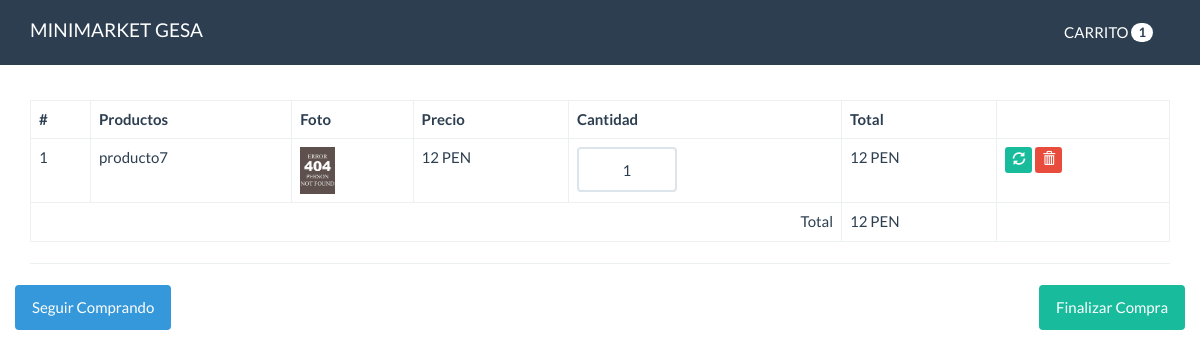
The app's page /carrito.php?ID=17, older data.
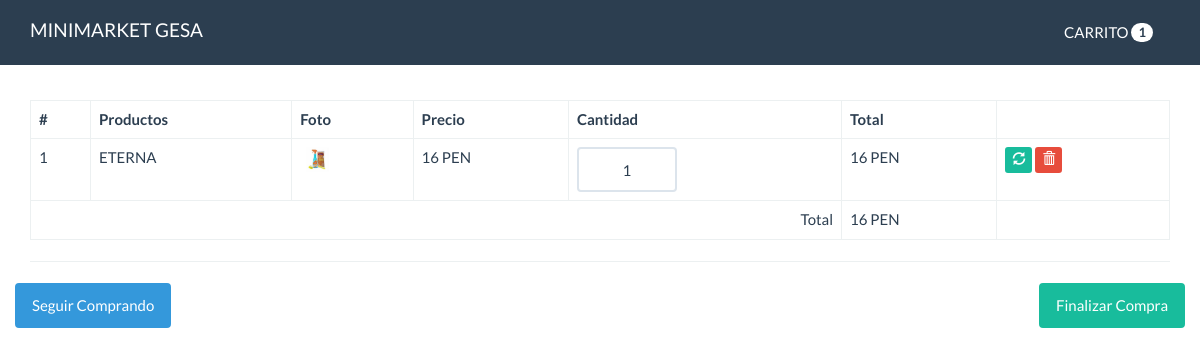
The same page, newer data.
### tables this page shows
CREATE TABLE `productos` (
  `ID` int(11) NOT NULL,
  `titulo` varchar(80) NOT NULL,
  `descripcion` varchar(300) NOT NULL,
  `foto` varchar(100) NOT NULL,
  `precio` decimal(10,0) NOT NULL,
  `categoria_ID` int(10) NOT NULL,
  `fecha` date NOT NULL,
  `estado` int(11) NOT NULL DEFAULT 1
);

### src/Productos.php (called while the page is built, shortened)
<?php
class Productos
{
    private $cn = null;
    public function __construct()
    {
        $this->config = parse_ini_file(__DIR__ . '/../config.ini');
        $this->cn = new \PDO($this->config['dns'], $this->config['usuario'], $this->config['clave'], array(
            \PDO::MYSQL_ATTR_INIT_COMMAND => 'SET NAMES utf8'
        ));
    }
    public function mostrarPorID($ID)
    {
        $sql = "SELECT * FROM `productos` WHERE `ID`=:ID ";
        $resultado = $this->cn->prepare($sql);
        $_array = array(
            ":ID" => $ID
        );
        if ($resultado->execute($_array))
            return $resultado->fetch();
        return false;
    }
}

### funciones.php (called while the page is built, shortened)
<?php
function calcularTotal(){
    $total = 0;
    if(isset($_SESSION['carrito'])){
        foreach($_SESSION['carrito'] as $indice => $value){
            $total += $value['precio'] * $value['cantidad'];
        }
    }
    return $total;
}

### carrito.php (the view, shortened to what the changed rows need)
<?php
require 'funciones.php';
if (isset($_GET['ID']) && is_numeric($_GET['ID'])) {
    $ID = $_GET['ID'];
    $productos = new Minimarket\Productos;
    $resultado = $productos->mostrarPorID($ID);
}
?>
<!DOCTYPE html>
<html lang="en">
<head>
    <link rel="stylesheet" href="assets/css/bootstrap.min.css">
    <link rel="stylesheet" href="assets/css/estilos.css">
</head>
<body>
    <div class="container" id="main">
        <table class="table table-bordered table-hover">
            <thead>
                <tr>
                    <th>#</th>
                    <th>Productos</th>
                    <th>Foto</th>
                    <th>Precio</th>
                    <th>Cantidad</th>
                    <th>Total</th>
                    <th></th>
                </tr>
            </thead>
            <tbody>
                <?php
                if (isset($_SESSION['carrito']) && !empty($_SESSION['carrito'])) {
                    $c = 0;
                    foreach ($_SESSION['carrito'] as $indice => $value) {
                        $c++;
                        $total = $value['precio'] * $value['cantidad'];
                ?>
                        <tr>
                            <form action="actualizar_carrito.php" method="post">
                                <td><?php print $c ?></td>
                                <td><?php print $value['titulo']  ?></td>
                                <td>
                                    <?php
                                    $foto = 'upload/' . $value['foto'];
                                    if (file_exists($foto)) {
                                    ?>
                                        <img src="<?php print $foto; ?>" width="35">
                                    <?php } else { ?>
                                        <img src="assets/imagenes/not-found.jpg" width="35">
                                    <?php } ?>
                                </td>
                                <td><?php print $value['precio']  ?> PEN</td>
                                <td>
                                    <input type="text" name="cantidad" class="form-control u-size-100" value="<?php print $value['cantidad'] ?>">
                                </td>
                                <td>
                                    <?php print $total  ?> PEN
                                </td>
                                <td>
                                    <button type="submit" class="btn btn-success btn-xs">
                                        <span class="glyphicon glyphicon-refresh"></span>
                                    </button>
                                    <a href="eliminar_carrito.php?ID=<?php print $value['ID']  ?>" class="btn btn-danger btn-xs">
                                        <span class="glyphicon glyphicon-trash"></span>
                                    </a>
                                </td>
                            </form>
                        </tr>
                    <?php
                    }
                } else {
                    ?>
                    <tr>
                        <td colspan="7">NO HAY PRODUCTOS EN EL CARRITO</td>
                    </tr>
                <?php
                }
                ?>
            </tbody>
            <tfoot>
                <tr>
                    <td colspan="5" class="text-right">Total</td>
                    <td><?php print calcularTotal(); ?> PEN</td>
                    <td></td>
                </tr>
            </tfoot>
        </table>
    </div>
</body>
</html>

Row changes from the older to the newer data that the page shows:
changed productos: titulo "producto7" → "ETERNA"; foto: picture added; precio "12" → "16"
Text that changed along with them:
calcularTotal(): "12" → "16"
